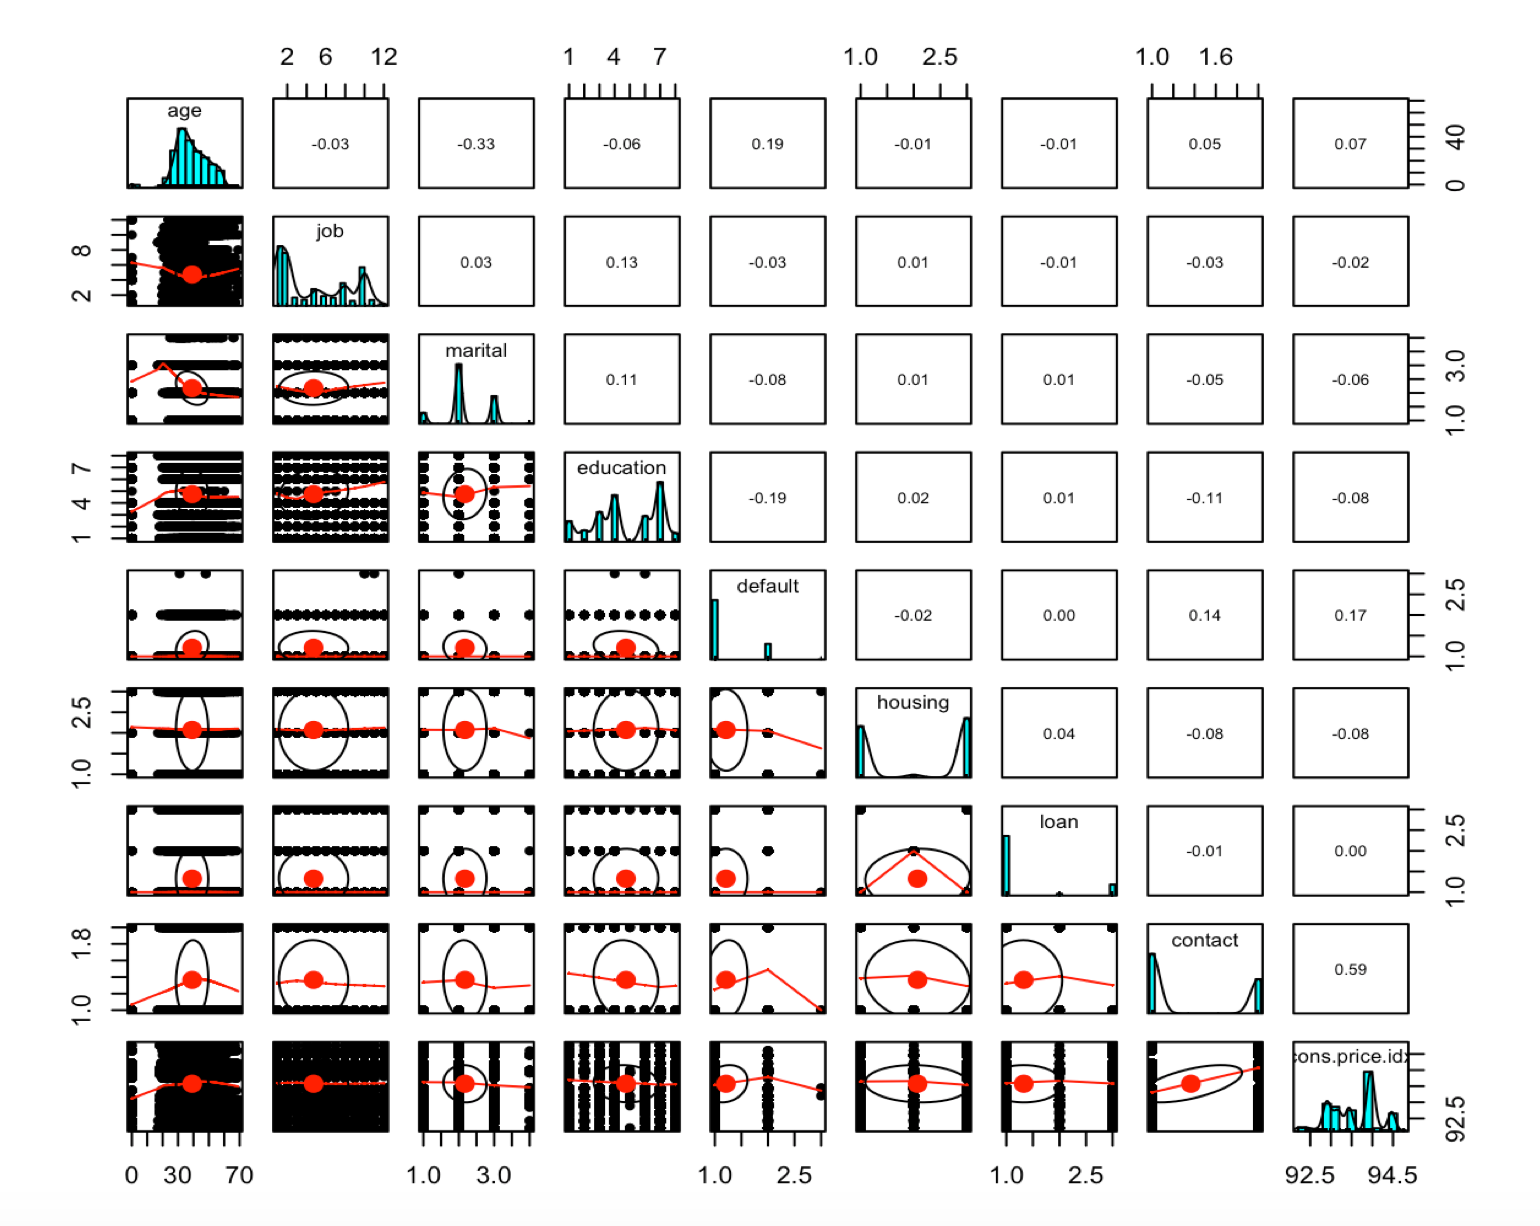

Write the R code that produced this figure.
library(ggplot2)
library(caretEnsemble)
library(ROSE)
library(mlbench)
library(DMwR)
library(rpart)
library(rattle)
library(rpart.plot)
library(RColorBrewer)
library('dplyr')
library("gridExtra")
library(readr)
library(ggplot2)
library(lattice)
library(plyr)
library(dplyr)
library(caret)
library(mlbench)
library(foreign)
library(ggplot2)
library(reshape)
library(scales)
library(e1071)
library(MASS)
library(klaR)
library(C50)
library(kernlab)
library(nnet)

#Load the dataset

mydata <- read.csv('/Users/chiranjibighimire/Desktop/CS\ 522-Bank_Project/bank-additional-full.csv', sep = ';')


dim(mydata)
str(mydata)

#Find out if there are any NAs, that we might have to either destroy or impute

naColumns <- function(df) {
  colnames(df)[unlist(lapply(df, function(x) any(is.na(x))))]
}
naColumns(mydata)


## OR we can check NAs in another way

newdata <- na.omit(mydata)
nrow(newdata)==nrow(mydata)

#There are no NAs so far in the data set


#Summary on dataset
summary(mydata)


# Number of yes and no in targeted output (y)
table(mydata$y)



########################################################################################################
####################################  Data Understanding  ##############################################
########################################################################################################


######################################### Box Plot and Bar Plot ######################################################

hist(mydata$age)
hist(mydata$duration)
hist(mydata$campaign)
hist(mydata$pdays)

##ggplot(mydata, aes(x=age, y=job, color=y)) + geom_point()+ geom_smooth(method=lm)+ geom_smooth(method=lm, aes(group-1)+facet_wrap(- job, scales-"free_y")+ labs(x="Age", y="salary", title="salary by age group")+ theme(axis.text.x-element_text(ang=90))




ggplot(mydata, aes(factor(y), age)) + geom_boxplot(aes(fill = factor(y)))



p_job <- ggplot(mydata, aes(factor(y), job)) + geom_boxplot(aes(fill = factor(y)))
p_job

p_day <- ggplot(mydata, aes(factor(y), day)) + geom_boxplot(aes(fill = factor(y)))
p_day


fp_duration <- ggplot(mydata, aes(factor(y), duration)) + geom_boxplot(aes(fill = factor(y)))
p_duration

p_campaign <- ggplot(mydata, aes(factor(y), campaign)) + geom_boxplot(aes(fill = factor(y)))
p_campaign

p_pdays <- ggplot(mydata, aes(factor(y), pdays)) + geom_boxplot(aes(fill = factor(y)))
p_pdays

p_previous <- ggplot(mydata, aes(factor(y), previous)) + geom_boxplot(aes(fill = factor(y)))
p_previous

barplot(table(mydata$job),col="red",ylab="Counts",las=2,main="Job",cex.names = 0.8,cex.axis = 0.8)

boxplot(mydata$age~mydata$y, main=" Age",ylab="Age of Clients",xlab="Deposit A/C Open or Not")

barplot(table(mydata$nr.employed),col="red",ylab="Counts",las=2,main="Number of Employed",cex.names = 0.8,cex.axis = 0.8)
boxplot(mydata$nr.employed~mydata$y, main=" Number of Employed",ylab="Counts",xlab="Deposit A/C Open or Not")

boxplot(mydata$education~mydata$y, main=" Education",ylab="No. of Clients",xlab="Deposit A/C Open or Not")
barplot(table(mydata$education),col="red",ylab="No. of Clients",las=2,main="Education",cex.names = 0.8,cex.axis = 0.8)

####################### HISTOGRAM FOR VARIOUS COMBINATION ################################################

#Histogram visualization for relationship between duration Vs predicted output 

bankSampleYYes <- filter(mydata, y == 'yes')
bankSampleYNo <-  filter(mydata, y == 'no')

yesTermDepositsByDuration <- ggplot(bankSampleYYes, aes(duration)) + geom_histogram(binwidth = 10) + labs(title = "Term Deposits Yes by Duration", x="Duration", y="Count of Yes") + xlim(0,3000)
noTermDepositsByDuration <- ggplot(bankSampleYNo, aes(duration)) + geom_histogram(binwidth = 10) + labs(title = "Term Deposits No by Duration", x="duration", y="Count of No")+ xlim(0,3000)
grid.arrange(yesTermDepositsByDuration, noTermDepositsByDuration)

#Histogram for relationship between campaign Vs predicted output

yesTermDepositsByCampaign <- ggplot(bankSampleYYes, aes(campaign)) + geom_histogram(binwidth = 5) + labs(title = "Term Deposits Yes by number of campaigns", x="campaigns", y="Count of Yes") + xlim(0,20)
noTermDepositsByCampaign <- ggplot(bankSampleYNo, aes(campaign)) + geom_histogram(binwidth = 5) + labs(title = "Term Deposits No by number of campaigns", x="campaigns", y="Count of No") + xlim(0,20)
grid.arrange(yesTermDepositsByCampaign, noTermDepositsByCampaign)


##Histogram for relationship between previous Vs predicted output

yesTermDepositsByPrevious <- ggplot(bankSampleYYes, aes(previous)) + geom_histogram(binwidth = 2) + labs(title = "Term Deposits Yes by number of previous", x="previous", y="Count of Yes") + xlim(0,15)
noTermDepositsByPrevious <- ggplot(bankSampleYNo, aes(previous)) + geom_histogram(binwidth = 2) + labs(title = "Term Deposits No by number of previous", x="previous", y="Count of No") + xlim(0,15)
grid.arrange(yesTermDepositsByPrevious, noTermDepositsByPrevious)

#### ggplot of education 
ggplot(mydata, aes(education, y)) + geom_jitter()


# The duration has a high correlation with the target variable. This attribute highly affects the output target (e.g., if duration=0 then y='no'). Yet, the duration is not known before a call is performed. Also, after the end of the call y is obviously known. Thus, this input should only be included for benchmark purposes and should be discarded if the intention is to have a realistic predictive model.
boxplot(mydata$duration~mydata$y, main=" Duration",ylab="Call Duration",xlab="Deposit A/C Open or Not")


############################################################################################################
######################################## DATA PREPARATION ##################################################
############################################################################################################


##### Check the outlier and Missing Values  ######

#### Outlier removal by the Tukey rules on quartiles +/- 1.5 IQR
### It will remove the outliers and replace by NAs


outlierKD <- function(dt, var) {
  var_name <- eval(substitute(var),eval(dt))
  tot <- sum(!is.na(var_name))
  na1 <- sum(is.na(var_name))
  m1 <- mean(var_name, na.rm = T)
  par(mfrow=c(2, 2), oma=c(0,0,3,0))
  boxplot(var_name, main="With outliers")
  hist(var_name, main="With outliers", xlab=NA, ylab=NA)
  outlier <- boxplot.stats(var_name)$out
  mo <- mean(outlier)
  var_name <- ifelse(var_name %in% outlier, NA, var_name)
  boxplot(var_name, main="Without outliers")
  hist(var_name, main="Without outliers", xlab=NA, ylab=NA)
  title("Outlier Check", outer=TRUE)
  na2 <- sum(is.na(var_name))
  message("Outliers identified: ", na2 - na1, " from ", tot, " observations")
  message("Proportion (%) of outliers: ", (na2 - na1) / tot*100)
  message("Mean of the outliers: ", mo)
  m2 <- mean(var_name, na.rm = T)
  message("Mean without removing outliers: ", m1)
  message("Mean if we remove outliers: ", m2)
  response <- readline(prompt="Do you want to remove outliers and to replace with NA? [yes/no]: ")
  if(response == "y" | response == "yes"){
    dt[as.character(substitute(var))] <- invisible(var_name)
    assign(as.character(as.list(match.call())$dt), dt, envir = .GlobalEnv)
    message("Outliers successfully removed", "\n")
    return(invisible(dt))
  } else{
    message("Nothing changed", "\n")
    return(invisible(var_name))
  }
}


# Remove outlier from specific Columns
outlierKD(mydata, age)
outlierKD(mydata, previous)
outlierKD(mydata, duration)
outlierKD(mydata, campaign)
outlierKD(mydata, age)
outlierKD(mydata, nr.employed)
outlierKD(mydata, pdays)

########## Check the NAs 



naColumns <- function(df) {
  colnames(df)[unlist(lapply(df, function(x) any(is.na(x))))]
}
naColumns(mydata)


# #### Replace NAs by 0
# 
mydata <- as.data.frame(mydata)
mydata[is.na(mydata)] <- 0

str(mydata)


# Chcek If there any remaining NAs (missing values) 

if(length(which(is.na(mydata)==TRUE)>0)){
  print("Missing Value found in the specified column")
} else{
  print("All okay: No Missing Value found in the specified column")
}


# # # Graphic Visualization (Boxplot, Barplot, and Histogram) of predictors and output after removing outlier and missing values
# # 
# p_campaign <- ggplot(mydata, aes(factor(y), campaign)) + geom_boxplot(aes(fill = factor(y)))
# p_campaign
# 
# p_duration <- ggplot(mydata, aes(factor(y), duration)) + geom_boxplot(aes(fill = factor(y)))
# p_duration
# # 
# # p_pdays <- ggplot(mydata, aes(factor(y), pdays)) + geom_boxplot(aes(fill = factor(y)))
# # p_pdays
# # 
# 
# #campaign Vs predicted Output
# 
# 

# hist(mydata$age)
# hist(mydata$duration)
# hist(mydata$campaign)
# hist(mydata$pdays)



################# Correlation Analysis #################

#It emphsize on what we say using box plot, It can tell if predictor is a good predictor or not a good predictor
#This analysis can help us decide if we can drop some columns/predictors depending upon its correlation with the outcome variable
library(psych)
pairs.panels(mydata[, c(1:8,17)])
pairs.panels(mydata[, c(9:21)])

################# Subset Selection #################
mydata_sub <-mydata[, c(1:4,7:14,15,17,21)]
str(mydata_sub)
pairs.panels(mydata_sub)

################### DATA PRE-PROCESSING ##############################################################
################# Binning and data Trasformation ######################################################
# We do data transformation and binning for better modeling. We convert categorical variable into numerical using binning.

mydata_sub$age <- cut(mydata_sub$age, c(1,20,40,60,100,120))
mydata_sub$is_divorced <- ifelse( mydata_sub$marital == "divorced", 1, 0)
mydata_sub$is_single <- ifelse( mydata_sub$marital == "single", 1, 0)
mydata_sub$is_married <- ifelse( mydata_sub$marital == "married", 1, 0)
mydata_sub$marital <- NULL
str(mydata_sub)




# ###Plotting to see the overlap between predictors (after pre-processing the data)
# boxplot(duration~y,data=mydata_sub, main="Finding Overlap between predictor and outcome",
#         yaxt="n", xlab="Duration", horizontal=TRUE,
#         col=terrain.colors(3))
# 
# 
# boxplot(campaign~y,data=mydata_sub, main="Finding Overlap between predictor and outcome",
#         yaxt="n", xlab="Campaign", horizontal=TRUE,
#         col=terrain.colors(3))



#################################### DATA MODELING ###############################################
##################################################################################################


############# Spiliting the Data for Training and Testing ###########################

install.packages("caret", dependencies = c("Depends", "Suggests"))
install.packages("stringi")
install.packages("lubridate", dependencies = TRUE)
library(lattice)
library(ggplot2)
library(mlbench)
library(caret)

set.seed(1234)
TrainingDataIndex <- createDataPartition(mydata$y, p=0.75, list = FALSE)
train <- mydata[TrainingDataIndex,]
test <-mydata[-TrainingDataIndex,]
prop.table(table(train$y))
nrow(train)
nrow(test)

# createDataPartition does the magic 
dim(train);dim(test)
# We can see imbalancing has been taken care of or not
table(train$y); table(test$y)

############################ Decision Tree ###################################################################
#####################################################################################################################################################################################


library("rpart")
treeAnalysis=rpart(y~ . - duration, data=train)
treeAnalysis
install.packages("rpart.plot")
library("rpart.plot")
rpart.plot(treeAnalysis, extra = 4)

# Prediction
PwithClass= predict(treeAnalysis, test, type = "class")
t= table(predictions =PwithClass, actual=test$y)
t


#Accuracy

sum(diag(t))/sum(t)



#################### Classification Method:Decision Tree Model #####################

########### Training the Model #####################

#After partitioning the data to train and test, use a 10 fold cross validation repeated 5 times to evaluate the model.
TrainingParameters <- trainControl(method = "cv", number = 10)

########################### Create Decision Tree using C5.0 Algorithm ######################

library(C50)
install.packages('e1071', dependencies=TRUE)

DecTreeModel <- train(y ~ ., data = train, 
                      method = "C5.0",
                      trControl= TrainingParameters,
                      na.action = na.omit)


DecTreeModel

summary(DecTreeModel)


## Testing the Model

DTPredictions <-predict(DecTreeModel, test, na.action = na.pass)
confusionMatrix(DTPredictions, test$y)



######## Suppor Vector Machines (SVM) ######################################

#Training the Model


set.seed(120)
TrainingDataIndex <- createDataPartition(mydata$y, p=0.75, list = FALSE)
train <- mydata[TrainingDataIndex,]
test <-mydata[-TrainingDataIndex,]
svm_model <- train(y~., data = train,
                   method = "svmPoly",
                   trControl= trainControl(method = "cv", number = 10, repeats = 5),
                   tuneGrid = data.frame(degree = 1,scale = 1,C = 1))
svm_model

#Testing the Model


SVMPredictions <-predict(svm_model, test, na.action = na.pass)
confusionMatrix(SVMPredictions, test$y)



####################### NEURAL NETWORK  ####################

####Training the Model

set.seed(80)
TrainingDataIndex <- createDataPartition(mydata$y, p=0.75, list = FALSE)
train <- mydata[TrainingDataIndex,]
test <-mydata[-TrainingDataIndex,]
nnmodel <- train(train[,-20], train$y, method = "nnet",
                 trControl= trainControl(method = "cv", number = 10, repeats = 5))
nnmodel


##### TESTING THE MODEL ###########
nnetpredictions <-predict(nnmodel, test, na.action = na.pass)
confusionMatrix(nnetpredictions, test$y)



################################ Random Forest  ####################################################

#Training the model

library(randomForest)
model <- randomForest(y ~ ., data=train)
model

#importance of each predictor
importance(model)

############ Testing Random forest Model ############
library(caret)
predicted <- predict(model, testing)
table(predicted)
confusionMatrix(predicted, testing$y)


#Effect of increasing tree count 
accuracy=c()
for (i in seq(1,50, by=1)) {
  modFit <- randomForest(y ~ ., data=training, ntree=i)
  accuracy <- c(accuracy, confusionMatrix(predict(modFit, testing, type="class"), testing$y)$overall[1])
}
par(mfrow=c(1,1))
plot(x=seq(1,50, by=1), y=accuracy, type="l", col="green",
     main="Accuracy VS Tree-Size", xlab="Tree Size", ylab="Accuracy")





#############################################################################################################

# Data Preparation

#For oversampling the data, we have to convert the categorical data into numerical variable
#

#Generate dummy variables
# for(level in unique(mydata$job)){
#   mydata[paste("job", level, sep = "_")] <- ifelse(mydata$job == level, 1, 0)
# }
# 
# for(level in unique(mydata$marital)){
#   mydata[paste("marital", level, sep = "_")] <- ifelse(mydata$marital == level, 1, 0)
# }
# 
# for(level in unique(mydata$education)){
#   mydata[paste("education", level, sep = "_")] <- ifelse(mydata$education == level, 1, 0)
# }
# 
# mydata$default_yes <- ifelse(mydata$default == "yes", 1, 0)
# 
# mydata$housing_yes <- ifelse(mydata$housing == "yes", 1, 0)
# 
# mydata$loan_yes <- ifelse(mydata$loan == "yes", 1, 0)
# 
# for(level in unique(mydata$contact)){
#   mydata[paste("contact", level, sep = "_")] <- ifelse(mydata$contact == level, 1, 0)
# }
# 
# for(level in unique(mydata$month)){
#   mydata[paste("month", level, sep = "_")] <- ifelse(mydata$month == level, 1, 0)
# }
# 
# for(level in unique(mydata$poutcome)){
#   mydata[paste("poutcome", level, sep = "_")] <- ifelse(mydata$poutcome == level, 1, 0)
# }
# 
# mydata$Class <- ifelse(mydata$y == "yes", "Yes", "No")
# 
# bank_num= mydata[,c(1,2,11,12:14,20,22:64)]
# summary(bank_num)
# str(bank_num)
# #Remove unwanted columns
# ##mydata$X <- NULL
# #mydata$job <- NULL
# #mydata$marital <- NULL
# # mydata$education <- NULL
# # mydata$default <- NULL
# # mydata$housing <- NULL
# # mydata$loan <- NULL
# # mydata$contact <- NULL
# # mydata$month <- NULL
# # mydata$poutcome <- NULL
# # mydata$y <- NULL
# 
# mydata$Class <- as.factor((mydata$Class))
# 
# # 
# # colnames(mydata)[11] <- "job_blue_collar"
# # colnames(mydata)[14] <- "job_admin"
# # colnames(mydata)[16] <- "job_self_employeed"
# 
# 
# ###################################################################
# #Splitting
# set.seed(113)
# training_size <- floor(0.80 * nrow(bank_num))
# train_ind <- sample(seq_len(nrow(bank_num)), size = training_size)
# training <- bank_num[train_ind, ]
# testing <- bank_num[-train_ind, ]
# dim(testing)
# dim(training)
# 
# 
# library("rpart")
# treeAnalysis_1=rpart(y~ ., data=training)
# treeAnalysis_1
# install.packages("rpart.plot")
# library("rpart.plot")
# rpart.plot(treeAnalysis_1, extra = 4)
# 
# 
# 
# #Normalizing
# preProcValues <- preProcess(training, method = c("center", "scale"))
# scaled.training <- predict(preProcValues, training)
# scaled.testing <- predict(preProcValues, testing)
# 
# Summary(scaled.testing)
# #Sampling
# ctrl <- trainControl(method = "repeatedcv", repeats = 5,
#                      classProbs = TRUE,
#                      summaryFunction = twoClassSummary)
# 
# set.seed(2)
# down_training <- downSample(x = scaled.training[, -ncol(scaled.training)],
#                             y = scaled.training$Class)
# 
# up_training <- upSample(x = scaled.training[, -ncol(scaled.training)],
#                         y = scaled.training$Class
#                         
# installed.packages("grid")                        
# library(DMwR)
# 
# smote_training <- SMOTE(Class~., data = scaled.training)
# 
# summary(smote_training$y)
# 
# DecTreeModel_1 <- train(smote_training$y ~ ., data = smote_training, 
#                       method = "C5.0",
#                       trControl= TrainingParameters,
#                       na.action = na.omit)
# 
# 
# DecTreeModel_1
# 
# summary(DecTreeModel_1)
# 
# 
# 
# 
# 
# rose_training <- ROSE(Class~., data = scaled.training, seed=2)$data
# 
# #Model training - CART
# set.seed(3)
# orig_fit <- train(Class~., data = training, 
#                   method = "rpart",
#                   metric = "ROC",
#                   trControl = ctrl)
# 
# set.seed(4)
# down_outside <- train(Class~., data = down_training, 
#                       method = "rpart",
#                       metric = "ROC",
#                       trControl = ctrl)
# 
# set.seed(5)
# up_outside <- train(Class~., data = up_training, 
#                     method = "rpart",
#                     metric = "ROC",
#                     trControl = ctrl)
# 
# set.seed(6)
# smote_outside <- train(Class~., data = smote_training, 
#                        method = "rpart",
#                        metric = "ROC",
#                        trControl = ctrl)
# 
# set.seed(7)
# rose_outside <- train(Class~., data = rose_training, 
#                       method = "rpart",
#                       metric = "ROC",
#                       trControl = ctrl)
# 
# #Model testing - Original
# original_model <- list(original = orig_fit)
# 
# test_roc <- function(model, data) {
#   library(pROC)
#   roc_obj <- roc(data$Class, 
#                  predict(model, data, type = "prob")[, "Yes"],
#                  levels = c("No", "Yes"))
#   ci(roc_obj)
# }
# 
# original_test <- lapply(original_model, test_roc, data = testing)
# original_test <- lapply(original_test, as.vector)
# original_test <- do.call("rbind", original_test)
# colnames(original_test) <- c("lower", "ROC", "upper")
# original_test <- as.data.frame(original_test)
# 
# #Model testing - Resampled
# scaled_models <- list(down = down_outside,
#                        up = up_outside,
#                        SMOTE = smote_outside,
#                        ROSE = rose_outside)
# 
# scaled_test <- lapply(scaled_models, test_roc, data = scaled.testing)
# scaled_test <- lapply(scaled_test, as.vector)
# scaled_test <- do.call("rbind", scaled_test)
# colnames(scaled_test) <- c("lower", "ROC", "upper")
# scaled_test <- as.data.frame(scaled_test)
# 
# cart_test <- rbind(original_test,scaled_test)
# 
# fancyRpartPlot(up_outside$finalModel)
